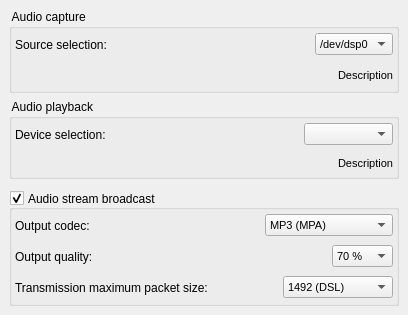
       <widget class="QWidget" name="mAudio">
        <layout class="QVBoxLayout" name="verticalLayout_2">
         <property name="margin">
          <number>9</number>
         </property>
         <item>
          <widget class="QGroupBox" name="mGrpDevices_2">
           <property name="minimumSize">
            <size>
             <width>0</width>
             <height>84</height>
            </size>
           </property>
           <property name="maximumSize">
            <size>
             <width>16777215</width>
             <height>84</height>
            </size>
           </property>
           <property name="title">
            <string> Audio capture </string>
           </property>
           <property name="flat">
            <bool>false</bool>
           </property>
           <layout class="QVBoxLayout" name="verticalLayout_7">
            <property name="margin">
             <number>3</number>
            </property>
            <item>
             <layout class="QHBoxLayout" name="horizontalLayout_9">
              <item>
               <widget class="QLabel" name="mLbAudioSource">
                <property name="minimumSize">
                 <size>
                  <width>160</width>
                  <height>25</height>
                 </size>
                </property>
                <property name="maximumSize">
                 <size>
                  <width>160</width>
                  <height>25</height>
                 </size>
                </property>
                <property name="text">
                 <string>Source selection:</string>
                </property>
               </widget>
              </item>
              <item>
               <spacer name="horizontalSpacer_9">
                <property name="orientation">
                 <enum>Qt::Horizontal</enum>
                </property>
                <property name="sizeHint" stdset="0">
                 <size>
                  <width>2</width>
                  <height>20</height>
                 </size>
                </property>
               </spacer>
              </item>
              <item>
               <widget class="QComboBox" name="mCbAudioSource">
                <property name="font">
                 <font>
                  <pointsize>8</pointsize>
                 </font>
                </property>
                <property name="currentIndex">
                 <number>0</number>
                </property>
                <item>
                 <property name="text">
                  <string>/dev/dsp0</string>
                 </property>
                </item>
               </widget>
              </item>
             </layout>
            </item>
            <item>
             <layout class="QHBoxLayout" name="horizontalLayout">
              <item>
               <spacer name="horizontalSpacer_22">
                <property name="orientation">
                 <enum>Qt::Horizontal</enum>
                </property>
                <property name="sizeType">
                 <enum>QSizePolicy::MinimumExpanding</enum>
                </property>
                <property name="sizeHint" stdset="0">
                 <size>
                  <width>5</width>
                  <height>25</height>
                 </size>
                </property>
               </spacer>
              </item>
              <item>
               <widget class="QLabel" name="label">
                <property name="minimumSize">
                 <size>
                  <width>20</width>
                  <height>20</height>
                 </size>
                </property>
                <property name="maximumSize">
                 <size>
                  <width>20</width>
                  <height>20</height>
                 </size>
                </property>
                <property name="text">
                 <string/>
                </property>
                <property name="pixmap">
                 <pixmap resource="../resources/Icons.qrc">:/images/HardwareInfo.png</pixmap>
                </property>
                <property name="scaledContents">
                 <bool>true</bool>
                </property>
               </widget>
              </item>
              <item>
               <widget class="QLabel" name="mLbAudioSourceInfo">
                <property name="font">
                 <font>
                  <pointsize>8</pointsize>
                 </font>
                </property>
                <property name="text">
                 <string>Description</string>
                </property>
                <property name="textFormat">
                 <enum>Qt::PlainText</enum>
                </property>
                <property name="alignment">
                 <set>Qt::AlignRight|Qt::AlignTrailing|Qt::AlignVCenter</set>
                </property>
               </widget>
              </item>
             </layout>
            </item>
           </layout>
          </widget>
         </item>
         <item>
          <widget class="QGroupBox" name="groupBox_2">
           <property name="minimumSize">
            <size>
             <width>0</width>
             <height>51</height>
            </size>
           </property>
           <property name="maximumSize">
            <size>
             <width>16777215</width>
             <height>510</height>
            </size>
           </property>
           <property name="title">
            <string> Audio playback </string>
           </property>
           <layout class="QVBoxLayout" name="verticalLayout_11">
            <property name="margin">
             <number>3</number>
            </property>
            <item>
             <layout class="QHBoxLayout" name="horizontalLayout_6">
              <item>
               <widget class="QLabel" name="mLbAudioSink">
                <property name="minimumSize">
                 <size>
                  <width>160</width>
                  <height>25</height>
                 </size>
                </property>
                <property name="maximumSize">
                 <size>
                  <width>160</width>
                  <height>25</height>
                 </size>
                </property>
                <property name="text">
                 <string>Device selection:</string>
                </property>
               </widget>
              </item>
              <item>
               <spacer name="horizontalSpacer_5">
                <property name="orientation">
                 <enum>Qt::Horizontal</enum>
                </property>
                <property name="sizeHint" stdset="0">
                 <size>
                  <width>2</width>
                  <height>20</height>
                 </size>
                </property>
               </spacer>
              </item>
              <item>
               <widget class="QComboBox" name="mCbAudioSink">
                <property name="font">
                 <font>
                  <pointsize>8</pointsize>
                 </font>
                </property>
                <property name="currentIndex">
                 <number>-1</number>
                </property>
                <item>
                 <property name="text">
                  <string>SDL: default</string>
                 </property>
                </item>
               </widget>
              </item>
             </layout>
            </item>
            <item>
             <layout class="QHBoxLayout" name="horizontalLayout_25">
              <item>
               <spacer name="horizontalSpacer_26">
                <property name="orientation">
                 <enum>Qt::Horizontal</enum>
                </property>
                <property name="sizeType">
                 <enum>QSizePolicy::MinimumExpanding</enum>
                </property>
                <property name="sizeHint" stdset="0">
                 <size>
                  <width>5</width>
                  <height>20</height>
                 </size>
                </property>
               </spacer>
              </item>
              <item>
               <widget class="QLabel" name="label_5">
                <property name="minimumSize">
                 <size>
                  <width>20</width>
                  <height>20</height>
                 </size>
                </property>
                <property name="maximumSize">
                 <size>
                  <width>20</width>
                  <height>20</height>
                 </size>
                </property>
                <property name="text">
                 <string/>
                </property>
                <property name="pixmap">
                 <pixmap resource="../resources/Icons.qrc">:/images/HardwareInfo.png</pixmap>
                </property>
                <property name="scaledContents">
                 <bool>true</bool>
                </property>
               </widget>
              </item>
              <item>
               <widget class="QLabel" name="mLbAudioSinkInfo">
                <property name="font">
                 <font>
                  <pointsize>8</pointsize>
                 </font>
                </property>
                <property name="text">
                 <string>Description</string>
                </property>
                <property name="textFormat">
                 <enum>Qt::PlainText</enum>
                </property>
                <property name="alignment">
                 <set>Qt::AlignRight|Qt::AlignTrailing|Qt::AlignVCenter</set>
                </property>
               </widget>
              </item>
             </layout>
            </item>
           </layout>
          </widget>
         </item>
         <item>
          <spacer name="verticalSpacer">
           <property name="orientation">
            <enum>Qt::Vertical</enum>
           </property>
           <property name="sizeType">
            <enum>QSizePolicy::MinimumExpanding</enum>
           </property>
           <property name="sizeHint" stdset="0">
            <size>
             <width>20</width>
             <height>5</height>
            </size>
           </property>
          </spacer>
         </item>
         <item>
          <widget class="QGroupBox" name="mGrpAudio">
           <property name="title">
            <string>Audio stream broadcast</string>
           </property>
           <property name="alignment">
            <set>Qt::AlignLeading|Qt::AlignLeft|Qt::AlignVCenter</set>
           </property>
           <property name="checkable">
            <bool>true</bool>
           </property>
           <property name="checked">
            <bool>true</bool>
           </property>
           <layout class="QVBoxLayout" name="verticalLayout_6">
            <property name="margin">
             <number>3</number>
            </property>
            <item>
             <layout class="QHBoxLayout" name="horizontalLayout_7">
              <item>
               <widget class="QLabel" name="mLbAudioCodec">
                <property name="minimumSize">
                 <size>
                  <width>210</width>
                  <height>25</height>
                 </size>
                </property>
                <property name="maximumSize">
                 <size>
                  <width>210</width>
                  <height>25</height>
                 </size>
                </property>
                <property name="text">
                 <string>Output codec:</string>
                </property>
               </widget>
              </item>
              <item>
               <spacer name="horizontalSpacer_6">
                <property name="orientation">
                 <enum>Qt::Horizontal</enum>
                </property>
                <property name="sizeHint" stdset="0">
                 <size>
                  <width>2</width>
                  <height>20</height>
                 </size>
                </property>
               </spacer>
              </item>
              <item>
               <widget class="QComboBox" name="mCbAudioCodec">
                <property name="font">
                 <font>
                  <pointsize>8</pointsize>
                 </font>
                </property>
                <property name="layoutDirection">
                 <enum>Qt::LeftToRight</enum>
                </property>
                <property name="currentIndex">
                 <number>0</number>
                </property>
                <property name="maxVisibleItems">
                 <number>9</number>
                </property>
                <item>
                 <property name="text">
                  <string>MP3 (MPA)</string>
                 </property>
                </item>
                <item>
                 <property name="text">
                  <string>G711 A-law (PCMA)</string>
                 </property>
                </item>
                <item>
                 <property name="text">
                  <string>G711 µ-law (PCMU)</string>
                 </property>
                </item>
                <item>
                 <property name="text">
                  <string>AAC</string>
                 </property>
                </item>
                <item>
                 <property name="text">
                  <string>PCM_S16_LE</string>
                 </property>
                </item>
                <item>
                 <property name="text">
                  <string>GSM</string>
                 </property>
                </item>
                <item>
                 <property name="text">
                  <string>AMR</string>
                 </property>
                </item>
               </widget>
              </item>
             </layout>
            </item>
            <item>
             <layout class="QHBoxLayout" name="horizontalLayout_10">
              <item>
               <widget class="QLabel" name="mLbAudioQuality">
                <property name="minimumSize">
                 <size>
                  <width>210</width>
                  <height>25</height>
                 </size>
                </property>
                <property name="maximumSize">
                 <size>
                  <width>210</width>
                  <height>25</height>
                 </size>
                </property>
                <property name="text">
                 <string>Output quality:</string>
                </property>
               </widget>
              </item>
              <item>
               <spacer name="horizontalSpacer_7">
                <property name="orientation">
                 <enum>Qt::Horizontal</enum>
                </property>
                <property name="sizeHint" stdset="0">
                 <size>
                  <width>2</width>
                  <height>20</height>
                 </size>
                </property>
               </spacer>
              </item>
              <item>
               <widget class="QComboBox" name="mCbAudioQuality">
                <property name="font">
                 <font>
                  <pointsize>8</pointsize>
                 </font>
                </property>
                <property name="currentIndex">
                 <number>6</number>
                </property>
                <item>
                 <property name="text">
                  <string>10 %</string>
                 </property>
                </item>
                <item>
                 <property name="text">
                  <string>20 %</string>
                 </property>
                </item>
                <item>
                 <property name="text">
                  <string>30 %</string>
                 </property>
                </item>
                <item>
                 <property name="text">
                  <string>40 %</string>
                 </property>
                </item>
                <item>
                 <property name="text">
                  <string>50 %</string>
                 </property>
                </item>
                <item>
                 <property name="text">
                  <string>60 %</string>
                 </property>
                </item>
                <item>
                 <property name="text">
                  <string>70 %</string>
                 </property>
                </item>
                <item>
                 <property name="text">
                  <string>80 %</string>
                 </property>
                </item>
                <item>
                 <property name="text">
                  <string>90 %</string>
                 </property>
                </item>
                <item>
                 <property name="text">
                  <string>100 %</string>
                 </property>
                </item>
               </widget>
              </item>
             </layout>
            </item>
            <item>
             <layout class="QHBoxLayout" name="horizontalLayout_17">
              <item>
               <widget class="QLabel" name="mLbAudioMaxPacketSize">
                <property name="minimumSize">
                 <size>
                  <width>260</width>
                  <height>25</height>
                 </size>
                </property>
                <property name="maximumSize">
                 <size>
                  <width>260</width>
                  <height>25</height>
                 </size>
                </property>
                <property name="text">
                 <string>Transmission maximum packet size:</string>
                </property>
               </widget>
              </item>
              <item>
               <spacer name="horizontalSpacer_17">
                <property name="orientation">
                 <enum>Qt::Horizontal</enum>
                </property>
                <property name="sizeHint" stdset="0">
                 <size>
                  <width>2</width>
                  <height>20</height>
                 </size>
                </property>
               </spacer>
              </item>
              <item>
               <widget class="QComboBox" name="mCbAudioMaxPacketSize">
                <property name="font">
                 <font>
                  <pointsize>8</pointsize>
                 </font>
                </property>
                <property name="currentIndex">
                 <number>3</number>
                </property>
                <item>
                 <property name="text">
                  <string>256 (Small)</string>
                 </property>
                </item>
                <item>
                 <property name="text">
                  <string>576 (IPv4 path)</string>
                 </property>
                </item>
                <item>
                 <property name="text">
                  <string>1280 (IPv6 path)</string>
                 </property>
                </item>
                <item>
                 <property name="text">
                  <string>1492 (DSL)</string>
                 </property>
                </item>
                <item>
                 <property name="text">
                  <string>1500 (Eth)</string>
                 </property>
                </item>
                <item>
                 <property name="text">
                  <string>4464 (T-Ring)</string>
                 </property>
                </item>
                <item>
                 <property name="text">
                  <string>4500 (FDDI)</string>
                 </property>
                </item>
                <item>
                 <property name="text">
                  <string>6000 (Jumbo)</string>
                 </property>
                </item>
               </widget>
              </item>
             </layout>
            </item>
           </layout>
          </widget>
         </item>
        </layout>
       </widget>
